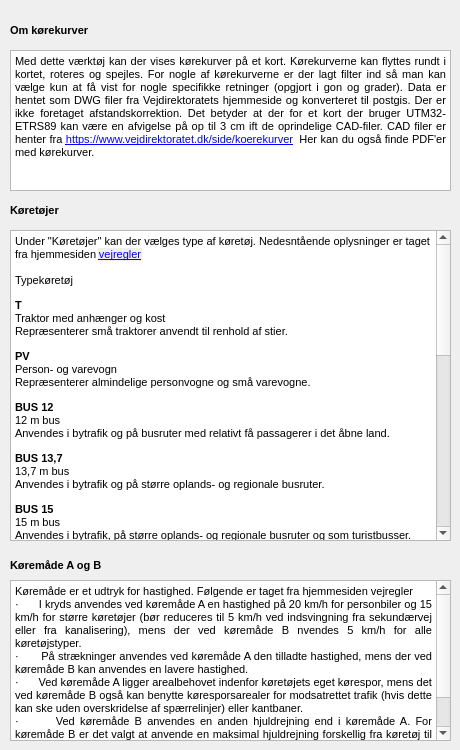
      <widget class="QWidget" name="tab_2">
       <attribute name="title">
        <string>Information</string>
       </attribute>
       <widget class="QTextBrowser" name="textBrowser_2">
        <property name="geometry">
         <rect>
          <x>10</x>
          <y>230</y>
          <width>441</width>
          <height>311</height>
         </rect>
        </property>
        <property name="html">
         <string>&lt;!DOCTYPE HTML PUBLIC &quot;-//W3C//DTD HTML 4.0//EN&quot; &quot;http://www.w3.org/TR/REC-html40/strict.dtd&quot;&gt;
&lt;html&gt;&lt;head&gt;&lt;meta name=&quot;qrichtext&quot; content=&quot;1&quot; /&gt;&lt;style type=&quot;text/css&quot;&gt;
p, li { white-space: pre-wrap; }
&lt;/style&gt;&lt;/head&gt;&lt;body style=&quot; font-family:'MS Shell Dlg 2'; font-size:10pt; font-weight:400; font-style:normal;&quot;&gt;
&lt;p style=&quot; margin-top:0px; margin-bottom:0px; margin-left:0px; margin-right:0px; -qt-block-indent:0; text-indent:0px;&quot;&gt;&lt;span style=&quot; font-family:'Helvetica','sans-serif'; font-size:8.5pt; color:#000000;&quot;&gt;Under &amp;quot;Køretøjer&amp;quot; kan der vælges type af køretøj. Nedesntående oplysninger er taget fra hjemmesiden&lt;/span&gt;&lt;span style=&quot; font-size:7.8pt;&quot;&gt; &lt;/span&gt;&lt;a href=&quot;http://vejregler.lovportaler.dk/ShowDoc.aspx?t=%2fV1%2fNavigation%2fTillidsmandssystemer%2fVejregler%2fAnlaegsplanlaegning%2ffaelles+for+by+og+land%2fVejgeometri%2farealbehovskurver%2f&amp;amp;docId=vd20190081-full&quot;&gt;&lt;span style=&quot; font-family:'Helvetica','sans-serif'; font-size:8.5pt; text-decoration: underline; color:#0000ff; background-color:#efefef;&quot;&gt;vejregler&lt;/span&gt;&lt;/a&gt;&lt;span style=&quot; font-size:7.8pt;&quot;&gt; &lt;/span&gt;&lt;/p&gt;
&lt;p style=&quot;-qt-paragraph-type:empty; margin-top:0px; margin-bottom:0px; margin-left:0px; margin-right:0px; -qt-block-indent:0; text-indent:0px; font-size:7.8pt;&quot;&gt;&lt;br /&gt;&lt;/p&gt;
&lt;p style=&quot; margin-top:0px; margin-bottom:0px; margin-left:0px; margin-right:0px; -qt-block-indent:0; text-indent:0px;&quot;&gt;&lt;span style=&quot; font-family:'Helvetica','sans-serif'; font-size:8.5pt; color:#000000;&quot;&gt;Typekøretøj&lt;/span&gt;&lt;span style=&quot; font-size:7.8pt;&quot;&gt; &lt;/span&gt;&lt;/p&gt;
&lt;p style=&quot; margin-top:12px; margin-bottom:0px; margin-left:0px; margin-right:0px; -qt-block-indent:0; text-indent:0px;&quot;&gt;&lt;span style=&quot; font-family:'Helvetica','sans-serif'; font-size:8.5pt; font-weight:600; color:#000000;&quot;&gt;T&lt;/span&gt;&lt;span style=&quot; font-size:7.8pt;&quot;&gt; &lt;/span&gt;&lt;/p&gt;
&lt;p style=&quot; margin-top:0px; margin-bottom:0px; margin-left:0px; margin-right:0px; -qt-block-indent:0; text-indent:0px;&quot;&gt;&lt;span style=&quot; font-family:'Helvetica','sans-serif'; font-size:8.5pt; color:#000000;&quot;&gt;Traktor med anhænger og kost&lt;/span&gt;&lt;span style=&quot; font-size:7.8pt;&quot;&gt; &lt;/span&gt;&lt;/p&gt;
&lt;p style=&quot; margin-top:0px; margin-bottom:0px; margin-left:0px; margin-right:0px; -qt-block-indent:0; text-indent:0px;&quot;&gt;&lt;span style=&quot; font-family:'Helvetica','sans-serif'; font-size:8.5pt; color:#000000;&quot;&gt;Repræsenterer små traktorer anvendt til renhold af stier.&lt;/span&gt;&lt;span style=&quot; font-size:7.8pt;&quot;&gt; &lt;/span&gt;&lt;/p&gt;
&lt;p style=&quot; margin-top:12px; margin-bottom:0px; margin-left:0px; margin-right:0px; -qt-block-indent:0; text-indent:0px;&quot;&gt;&lt;span style=&quot; font-family:'Helvetica','sans-serif'; font-size:8.5pt; font-weight:600; color:#000000;&quot;&gt;PV&lt;/span&gt;&lt;span style=&quot; font-size:7.8pt;&quot;&gt; &lt;/span&gt;&lt;/p&gt;
&lt;p style=&quot; margin-top:0px; margin-bottom:0px; margin-left:0px; margin-right:0px; -qt-block-indent:0; text-indent:0px;&quot;&gt;&lt;span style=&quot; font-family:'Helvetica','sans-serif'; font-size:8.5pt; color:#000000;&quot;&gt;Person- og varevogn&lt;/span&gt;&lt;span style=&quot; font-size:7.8pt;&quot;&gt; &lt;/span&gt;&lt;/p&gt;
&lt;p style=&quot; margin-top:0px; margin-bottom:0px; margin-left:0px; margin-right:0px; -qt-block-indent:0; text-indent:0px;&quot;&gt;&lt;span style=&quot; font-family:'Helvetica','sans-serif'; font-size:8.5pt; color:#000000;&quot;&gt;Repræsenterer almindelige personvogne og små varevogne.&lt;/span&gt;&lt;span style=&quot; font-size:7.8pt;&quot;&gt; &lt;/span&gt;&lt;/p&gt;
&lt;p style=&quot; margin-top:12px; margin-bottom:0px; margin-left:0px; margin-right:0px; -qt-block-indent:0; text-indent:0px;&quot;&gt;&lt;span style=&quot; font-family:'Helvetica','sans-serif'; font-size:8.5pt; font-weight:600; color:#000000;&quot;&gt;BUS 12&lt;/span&gt;&lt;span style=&quot; font-size:7.8pt;&quot;&gt; &lt;/span&gt;&lt;/p&gt;
&lt;p style=&quot; margin-top:0px; margin-bottom:0px; margin-left:0px; margin-right:0px; -qt-block-indent:0; text-indent:0px;&quot;&gt;&lt;span style=&quot; font-family:'Helvetica','sans-serif'; font-size:8.5pt; color:#000000;&quot;&gt;12 m bus&lt;/span&gt;&lt;span style=&quot; font-size:7.8pt;&quot;&gt; &lt;/span&gt;&lt;/p&gt;
&lt;p style=&quot; margin-top:0px; margin-bottom:0px; margin-left:0px; margin-right:0px; -qt-block-indent:0; text-indent:0px;&quot;&gt;&lt;span style=&quot; font-family:'Helvetica','sans-serif'; font-size:8.5pt; color:#000000;&quot;&gt;Anvendes i bytrafik og på busruter med relativt få passagerer i det åbne land.&lt;/span&gt;&lt;span style=&quot; font-size:7.8pt;&quot;&gt; &lt;/span&gt;&lt;/p&gt;
&lt;p style=&quot; margin-top:12px; margin-bottom:0px; margin-left:0px; margin-right:0px; -qt-block-indent:0; text-indent:0px;&quot;&gt;&lt;span style=&quot; font-family:'Helvetica','sans-serif'; font-size:8.5pt; font-weight:600; color:#000000;&quot;&gt;BUS 13,7&lt;/span&gt;&lt;span style=&quot; font-size:7.8pt;&quot;&gt; &lt;/span&gt;&lt;/p&gt;
&lt;p style=&quot; margin-top:0px; margin-bottom:0px; margin-left:0px; margin-right:0px; -qt-block-indent:0; text-indent:0px;&quot;&gt;&lt;span style=&quot; font-family:'Helvetica','sans-serif'; font-size:8.5pt; color:#000000;&quot;&gt;13,7 m bus&lt;/span&gt;&lt;span style=&quot; font-size:7.8pt;&quot;&gt; &lt;/span&gt;&lt;/p&gt;
&lt;p style=&quot; margin-top:0px; margin-bottom:0px; margin-left:0px; margin-right:0px; -qt-block-indent:0; text-indent:0px;&quot;&gt;&lt;span style=&quot; font-family:'Helvetica','sans-serif'; font-size:8.5pt; color:#000000;&quot;&gt;Anvendes i bytrafik og på større oplands- og regionale busruter.&lt;/span&gt;&lt;span style=&quot; font-size:7.8pt;&quot;&gt; &lt;/span&gt;&lt;/p&gt;
&lt;p style=&quot; margin-top:12px; margin-bottom:0px; margin-left:0px; margin-right:0px; -qt-block-indent:0; text-indent:0px;&quot;&gt;&lt;span style=&quot; font-family:'Helvetica','sans-serif'; font-size:8.5pt; font-weight:600; color:#000000;&quot;&gt;BUS 15&lt;/span&gt;&lt;span style=&quot; font-size:7.8pt;&quot;&gt; &lt;/span&gt;&lt;/p&gt;
&lt;p style=&quot; margin-top:0px; margin-bottom:0px; margin-left:0px; margin-right:0px; -qt-block-indent:0; text-indent:0px;&quot;&gt;&lt;span style=&quot; font-family:'Helvetica','sans-serif'; font-size:8.5pt; color:#000000;&quot;&gt;15 m bus&lt;/span&gt;&lt;span style=&quot; font-size:7.8pt;&quot;&gt; &lt;/span&gt;&lt;/p&gt;
&lt;p style=&quot; margin-top:0px; margin-bottom:0px; margin-left:0px; margin-right:0px; -qt-block-indent:0; text-indent:0px;&quot;&gt;&lt;span style=&quot; font-family:'Helvetica','sans-serif'; font-size:8.5pt; color:#000000;&quot;&gt;Anvendes i bytrafik, på større oplands- og regionale busruter og som turistbusser.&lt;/span&gt;&lt;span style=&quot; font-size:7.8pt;&quot;&gt; &lt;/span&gt;&lt;/p&gt;
&lt;p style=&quot; margin-top:12px; margin-bottom:0px; margin-left:0px; margin-right:0px; -qt-block-indent:0; text-indent:0px;&quot;&gt;&lt;span style=&quot; font-family:'Helvetica','sans-serif'; font-size:8.5pt; font-weight:600; color:#000000;&quot;&gt;BUS 25&lt;/span&gt;&lt;span style=&quot; font-size:7.8pt;&quot;&gt; &lt;/span&gt;&lt;/p&gt;
&lt;p style=&quot; margin-top:0px; margin-bottom:0px; margin-left:0px; margin-right:0px; -qt-block-indent:0; text-indent:0px;&quot;&gt;&lt;span style=&quot; font-family:'Helvetica','sans-serif'; font-size:8.5pt; color:#000000;&quot;&gt;25 m flerleddet bus&lt;/span&gt;&lt;span style=&quot; font-size:7.8pt;&quot;&gt; &lt;/span&gt;&lt;/p&gt;
&lt;p style=&quot; margin-top:0px; margin-bottom:0px; margin-left:0px; margin-right:0px; -qt-block-indent:0; text-indent:0px;&quot;&gt;&lt;span style=&quot; font-family:'Helvetica','sans-serif'; font-size:8.5pt; color:#000000;&quot;&gt;Anvendes i bytrafik og på større oplands- og regionale busruter.&lt;/span&gt;&lt;span style=&quot; font-size:7.8pt;&quot;&gt; &lt;/span&gt;&lt;/p&gt;
&lt;p style=&quot; margin-top:12px; margin-bottom:0px; margin-left:0px; margin-right:0px; -qt-block-indent:0; text-indent:0px;&quot;&gt;&lt;span style=&quot; font-family:'Helvetica','sans-serif'; font-size:8.5pt; font-weight:600; color:#000000;&quot;&gt;AUT&lt;/span&gt;&lt;span style=&quot; font-size:7.8pt;&quot;&gt; &lt;/span&gt;&lt;/p&gt;
&lt;p style=&quot; margin-top:0px; margin-bottom:0px; margin-left:0px; margin-right:0px; -qt-block-indent:0; text-indent:0px;&quot;&gt;&lt;span style=&quot; font-family:'Helvetica','sans-serif'; font-size:8.5pt; color:#000000;&quot;&gt;Autocamper&lt;/span&gt;&lt;span style=&quot; font-size:7.8pt;&quot;&gt; &lt;/span&gt;&lt;/p&gt;
&lt;p style=&quot; margin-top:0px; margin-bottom:0px; margin-left:0px; margin-right:0px; -qt-block-indent:0; text-indent:0px;&quot;&gt;&lt;span style=&quot; font-family:'Helvetica','sans-serif'; font-size:8.5pt; color:#000000;&quot;&gt;Repræsenterer autocampere og mellemstore varevogne&lt;/span&gt;&lt;span style=&quot; font-size:7.8pt;&quot;&gt; &lt;/span&gt;&lt;/p&gt;
&lt;p style=&quot; margin-top:12px; margin-bottom:0px; margin-left:0px; margin-right:0px; -qt-block-indent:0; text-indent:0px;&quot;&gt;&lt;span style=&quot; font-family:'Helvetica','sans-serif'; font-size:8.5pt; font-weight:600; color:#000000;&quot;&gt;REN&lt;/span&gt;&lt;span style=&quot; font-size:7.8pt;&quot;&gt; &lt;/span&gt;&lt;/p&gt;
&lt;p style=&quot; margin-top:0px; margin-bottom:0px; margin-left:0px; margin-right:0px; -qt-block-indent:0; text-indent:0px;&quot;&gt;&lt;span style=&quot; font-family:'Helvetica','sans-serif'; font-size:8.5pt; color:#000000;&quot;&gt;Renovationskøretøj/ lastbil 10 m&lt;/span&gt;&lt;span style=&quot; font-size:7.8pt;&quot;&gt; &lt;/span&gt;&lt;/p&gt;
&lt;p style=&quot; margin-top:0px; margin-bottom:0px; margin-left:0px; margin-right:0px; -qt-block-indent:0; text-indent:0px;&quot;&gt;&lt;span style=&quot; font-family:'Helvetica','sans-serif'; font-size:8.5pt; color:#000000;&quot;&gt;Repræsenterer renovationskøretøjer og lastvogne på op til 10 m's længde.&lt;/span&gt;&lt;span style=&quot; font-size:7.8pt;&quot;&gt; &lt;/span&gt;&lt;/p&gt;
&lt;p style=&quot; margin-top:12px; margin-bottom:0px; margin-left:0px; margin-right:0px; -qt-block-indent:0; text-indent:0px;&quot;&gt;&lt;span style=&quot; font-family:'Helvetica','sans-serif'; font-size:8.5pt; font-weight:600; color:#000000;&quot;&gt;LV&lt;/span&gt;&lt;span style=&quot; font-size:7.8pt;&quot;&gt; &lt;/span&gt;&lt;/p&gt;
&lt;p style=&quot; margin-top:0px; margin-bottom:0px; margin-left:0px; margin-right:0px; -qt-block-indent:0; text-indent:0px;&quot;&gt;&lt;span style=&quot; font-family:'Helvetica','sans-serif'; font-size:8.5pt; color:#000000;&quot;&gt;Lastvogn&lt;/span&gt;&lt;span style=&quot; font-size:7.8pt;&quot;&gt; &lt;/span&gt;&lt;/p&gt;
&lt;p style=&quot; margin-top:0px; margin-bottom:0px; margin-left:0px; margin-right:0px; -qt-block-indent:0; text-indent:0px;&quot;&gt;&lt;span style=&quot; font-family:'Helvetica','sans-serif'; font-size:8.5pt; color:#000000;&quot;&gt;Repræsenterer større lastvogne på op til 12 m's længde.&lt;/span&gt;&lt;span style=&quot; font-size:7.8pt;&quot;&gt; &lt;/span&gt;&lt;/p&gt;
&lt;p style=&quot; margin-top:12px; margin-bottom:0px; margin-left:0px; margin-right:0px; -qt-block-indent:0; text-indent:0px;&quot;&gt;&lt;span style=&quot; font-family:'Helvetica','sans-serif'; font-size:8.5pt; font-weight:600; color:#000000;&quot;&gt;PVT&lt;/span&gt;&lt;span style=&quot; font-size:7.8pt;&quot;&gt; &lt;/span&gt;&lt;/p&gt;
&lt;p style=&quot; margin-top:0px; margin-bottom:0px; margin-left:0px; margin-right:0px; -qt-block-indent:0; text-indent:0px;&quot;&gt;&lt;span style=&quot; font-family:'Helvetica','sans-serif'; font-size:8.5pt; color:#000000;&quot;&gt;Påhængsvogntog&lt;/span&gt;&lt;span style=&quot; font-size:7.8pt;&quot;&gt; &lt;/span&gt;&lt;/p&gt;
&lt;p style=&quot; margin-top:0px; margin-bottom:0px; margin-left:0px; margin-right:0px; -qt-block-indent:0; text-indent:0px;&quot;&gt;&lt;span style=&quot; font-family:'Helvetica','sans-serif'; font-size:8.5pt; color:#000000;&quot;&gt;Repræsenterer lastvogne med almindelig anhænger.&lt;/span&gt;&lt;span style=&quot; font-size:7.8pt;&quot;&gt; &lt;/span&gt;&lt;/p&gt;
&lt;p style=&quot; margin-top:12px; margin-bottom:0px; margin-left:0px; margin-right:0px; -qt-block-indent:0; text-indent:0px;&quot;&gt;&lt;span style=&quot; font-family:'Helvetica','sans-serif'; font-size:8.5pt; font-weight:600; color:#000000;&quot;&gt;SVT&lt;/span&gt;&lt;span style=&quot; font-size:7.8pt;&quot;&gt; &lt;/span&gt;&lt;/p&gt;
&lt;p style=&quot; margin-top:0px; margin-bottom:0px; margin-left:0px; margin-right:0px; -qt-block-indent:0; text-indent:0px;&quot;&gt;&lt;span style=&quot; font-family:'Helvetica','sans-serif'; font-size:8.5pt; color:#000000;&quot;&gt;Sættevogntog&lt;/span&gt;&lt;span style=&quot; font-size:7.8pt;&quot;&gt; &lt;/span&gt;&lt;/p&gt;
&lt;p style=&quot; margin-top:0px; margin-bottom:0px; margin-left:0px; margin-right:0px; -qt-block-indent:0; text-indent:0px;&quot;&gt;&lt;span style=&quot; font-family:'Helvetica','sans-serif'; font-size:8.5pt; color:#000000;&quot;&gt;Repræsenterer sættevogntog. Sættevogntog har ved svingning og i rundkørsler normalt et større arealbehov end påhængsvogntog.&lt;/span&gt;&lt;span style=&quot; font-size:7.8pt;&quot;&gt; &lt;/span&gt;&lt;/p&gt;
&lt;p style=&quot; margin-top:12px; margin-bottom:0px; margin-left:0px; margin-right:0px; -qt-block-indent:0; text-indent:0px;&quot;&gt;&lt;span style=&quot; font-family:'Helvetica','sans-serif'; font-size:8.5pt; font-weight:600; color:#000000;&quot;&gt;MVT*&lt;/span&gt;&lt;span style=&quot; font-size:7.8pt;&quot;&gt; &lt;/span&gt;&lt;/p&gt;
&lt;p style=&quot; margin-top:0px; margin-bottom:0px; margin-left:0px; margin-right:0px; -qt-block-indent:0; text-indent:0px;&quot;&gt;&lt;span style=&quot; font-family:'Helvetica','sans-serif'; font-size:8.5pt; color:#000000;&quot;&gt;Modulvogntog&lt;/span&gt;&lt;span style=&quot; font-size:7.8pt;&quot;&gt; &lt;/span&gt;&lt;/p&gt;
&lt;p style=&quot; margin-top:0px; margin-bottom:0px; margin-left:0px; margin-right:0px; -qt-block-indent:0; text-indent:0px;&quot;&gt;&lt;span style=&quot; font-family:'Helvetica','sans-serif'; font-size:8.5pt; color:#000000;&quot;&gt;Repræsenterer et op til 25,25 m langt vogntog koblet sammen af 2 eller 3 standard køretøjsenheder (lastbil, anhænger, trækker, sættevogn eller kærre).&lt;/span&gt;&lt;span style=&quot; font-size:7.8pt;&quot;&gt; &lt;/span&gt;&lt;/p&gt;
&lt;p style=&quot; margin-top:12px; margin-bottom:0px; margin-left:0px; margin-right:0px; -qt-block-indent:0; text-indent:0px;&quot;&gt;&lt;span style=&quot; font-family:'Helvetica','sans-serif'; font-size:8.5pt; font-weight:600; color:#000000;&quot;&gt;SK&lt;/span&gt;&lt;span style=&quot; font-size:7.8pt;&quot;&gt; &lt;/span&gt;&lt;/p&gt;
&lt;p style=&quot; margin-top:0px; margin-bottom:0px; margin-left:0px; margin-right:0px; -qt-block-indent:0; text-indent:0px;&quot;&gt;&lt;span style=&quot; font-family:'Helvetica','sans-serif'; font-size:8.5pt; color:#000000;&quot;&gt;Specialkøretøj&lt;/span&gt;&lt;span style=&quot; font-size:7.8pt;&quot;&gt; &lt;/span&gt;&lt;/p&gt;
&lt;p align=&quot;justify&quot; style=&quot; margin-top:0px; margin-bottom:0px; margin-left:0px; margin-right:0px; -qt-block-indent:0; text-indent:0px;&quot;&gt;&lt;span style=&quot; font-family:'Helvetica','sans-serif'; font-size:8.5pt; color:#000000;&quot;&gt;Repræsenterer specialkøretøjer med en længde på 22 m, når køretøjet har fast bagaksel, 26 m, når køretøjet har automatisk tvangsstyrede aksler og 30 m, når køretøjet har manuelt tvangsstyrede aksler (Den forreste aksel kan dog være uden tvangsstyring). Arealbehovet for de tre ovennævnte er stort set ens.&lt;/span&gt;&lt;span style=&quot; font-size:7.8pt;&quot;&gt; &lt;/span&gt;&lt;/p&gt;&lt;/body&gt;&lt;/html&gt;</string>
        </property>
       </widget>
       <widget class="QLabel" name="label_10">
        <property name="geometry">
         <rect>
          <x>10</x>
          <y>200</y>
          <width>71</width>
          <height>21</height>
         </rect>
        </property>
        <property name="font">
         <font>
          <pointsize>8</pointsize>
          <weight>75</weight>
          <bold>true</bold>
         </font>
        </property>
        <property name="text">
         <string>Køretøjer</string>
        </property>
       </widget>
       <widget class="QTextBrowser" name="textBrowser">
        <property name="geometry">
         <rect>
          <x>10</x>
          <y>50</y>
          <width>441</width>
          <height>141</height>
         </rect>
        </property>
        <property name="verticalScrollBarPolicy">
         <enum>Qt::ScrollBarAlwaysOff</enum>
        </property>
        <property name="horizontalScrollBarPolicy">
         <enum>Qt::ScrollBarAlwaysOff</enum>
        </property>
        <property name="html">
         <string>&lt;!DOCTYPE HTML PUBLIC &quot;-//W3C//DTD HTML 4.0//EN&quot; &quot;http://www.w3.org/TR/REC-html40/strict.dtd&quot;&gt;
&lt;html&gt;&lt;head&gt;&lt;meta name=&quot;qrichtext&quot; content=&quot;1&quot; /&gt;&lt;style type=&quot;text/css&quot;&gt;
p, li { white-space: pre-wrap; }
&lt;/style&gt;&lt;/head&gt;&lt;body style=&quot; font-family:'MS Shell Dlg 2'; font-size:10pt; font-weight:400; font-style:normal;&quot;&gt;
&lt;p align=&quot;justify&quot; style=&quot; margin-top:0px; margin-bottom:0px; margin-left:0px; margin-right:0px; -qt-block-indent:0; text-indent:0px;&quot;&gt;&lt;span style=&quot; font-family:'Helvetica','sans-serif'; font-size:8.5pt; color:#000000;&quot;&gt;Med dette værktøj kan der vises kørekurver på et kort. Kørekurverne kan flyttes rundt i kortet, roteres og spejles. For nogle af kørekurverne er der lagt filter ind så man kan vælge kun at få vist for nogle specifikke retninger (opgjort i gon og grader). Data er hentet som DWG filer fra Vejdirektoratets hjemmeside og konverteret til postgis. Der er ikke foretaget afstandskorrektion. Det betyder at der for et kort der bruger UTM32-ETRS89 kan være en afvigelse på op til 3 cm ift de oprindelige CAD-filer. CAD filer er henter fra &lt;/span&gt;&lt;a href=&quot;https://www.vejdirektoratet.dk/side/koerekurver&quot;&gt;&lt;span style=&quot; font-family:'Helvetica','sans-serif'; font-size:8.5pt; text-decoration: underline; color:#0000ff;&quot;&gt;https://www.vejdirektoratet.dk/side/koerekurver&lt;/span&gt;&lt;/a&gt;&lt;span style=&quot; font-size:7.8pt;&quot;&gt;  &lt;/span&gt;&lt;span style=&quot; font-family:'Helvetica','sans-serif'; font-size:8.5pt; color:#000000;&quot;&gt;Her kan du også finde PDF'er med kørekurver.&lt;/span&gt;&lt;span style=&quot; font-size:7.8pt;&quot;&gt; &lt;/span&gt;&lt;/p&gt;&lt;/body&gt;&lt;/html&gt;</string>
        </property>
       </widget>
       <widget class="QLabel" name="label_9">
        <property name="geometry">
         <rect>
          <x>10</x>
          <y>20</y>
          <width>111</width>
          <height>21</height>
         </rect>
        </property>
        <property name="font">
         <font>
          <pointsize>8</pointsize>
          <weight>75</weight>
          <bold>true</bold>
         </font>
        </property>
        <property name="text">
         <string>Om kørekurver</string>
        </property>
       </widget>
       <widget class="QLabel" name="label_8">
        <property name="geometry">
         <rect>
          <x>10</x>
          <y>550</y>
          <width>141</width>
          <height>31</height>
         </rect>
        </property>
        <property name="font">
         <font>
          <pointsize>8</pointsize>
          <weight>75</weight>
          <bold>true</bold>
         </font>
        </property>
        <property name="text">
         <string>Køremåde A og B</string>
        </property>
       </widget>
       <widget class="QTextBrowser" name="textBrowser_3">
        <property name="geometry">
         <rect>
          <x>10</x>
          <y>580</y>
          <width>441</width>
          <height>161</height>
         </rect>
        </property>
        <property name="html">
         <string>&lt;!DOCTYPE HTML PUBLIC &quot;-//W3C//DTD HTML 4.0//EN&quot; &quot;http://www.w3.org/TR/REC-html40/strict.dtd&quot;&gt;
&lt;html&gt;&lt;head&gt;&lt;meta name=&quot;qrichtext&quot; content=&quot;1&quot; /&gt;&lt;style type=&quot;text/css&quot;&gt;
p, li { white-space: pre-wrap; }
&lt;/style&gt;&lt;/head&gt;&lt;body style=&quot; font-family:'MS Shell Dlg 2'; font-size:10pt; font-weight:400; font-style:normal;&quot;&gt;
&lt;p align=&quot;justify&quot; style=&quot; margin-top:0px; margin-bottom:0px; margin-left:0px; margin-right:0px; -qt-block-indent:0; text-indent:0px;&quot;&gt;&lt;span style=&quot; font-family:'Helvetica','sans-serif'; font-size:8.5pt; color:#000000;&quot;&gt;Køremåde er et udtryk for hastighed. Følgende er taget fra hjemmesiden vejregler&lt;/span&gt;&lt;span style=&quot; font-size:7.8pt;&quot;&gt; &lt;/span&gt;&lt;/p&gt;
&lt;p align=&quot;justify&quot; style=&quot; margin-top:0px; margin-bottom:0px; margin-left:0px; margin-right:0px; -qt-block-indent:0; text-indent:0px;&quot;&gt;&lt;span style=&quot; font-family:'Symbol'; font-size:8.5pt; color:#000000;&quot;&gt;·&lt;/span&gt;&lt;span style=&quot; font-family:'Times New Roman'; font-size:7pt; color:#000000;&quot;&gt;        &lt;/span&gt;&lt;span style=&quot; font-family:'Helvetica','sans-serif'; font-size:8.5pt; color:#000000;&quot;&gt;I kryds anvendes ved køremåde A en hastighed på 20 km/h for personbiler og 15 km/h for større køretøjer (bør reduceres til 5 km/h ved indsvingning fra sekundærvej eller fra kanalisering), mens der ved køremåde B nvendes 5 km/h for alle køretøjstyper.&lt;/span&gt;&lt;span style=&quot; font-size:7.8pt;&quot;&gt; &lt;/span&gt;&lt;/p&gt;
&lt;p align=&quot;justify&quot; style=&quot; margin-top:0px; margin-bottom:0px; margin-left:0px; margin-right:0px; -qt-block-indent:0; text-indent:0px;&quot;&gt;&lt;span style=&quot; font-family:'Symbol'; font-size:8.5pt; color:#000000;&quot;&gt;·&lt;/span&gt;&lt;span style=&quot; font-family:'Times New Roman'; font-size:7pt; color:#000000;&quot;&gt;        &lt;/span&gt;&lt;span style=&quot; font-family:'Helvetica','sans-serif'; font-size:8.5pt; color:#000000;&quot;&gt;På strækninger anvendes ved køremåde A den tilladte hastighed, mens der ved køremåde B kan anvendes en lavere hastighed.&lt;/span&gt;&lt;span style=&quot; font-size:7.8pt;&quot;&gt; &lt;/span&gt;&lt;/p&gt;
&lt;p align=&quot;justify&quot; style=&quot; margin-top:0px; margin-bottom:0px; margin-left:0px; margin-right:0px; -qt-block-indent:0; text-indent:0px;&quot;&gt;&lt;span style=&quot; font-family:'Symbol'; font-size:8.5pt; color:#000000;&quot;&gt;·&lt;/span&gt;&lt;span style=&quot; font-family:'Times New Roman'; font-size:7pt; color:#000000;&quot;&gt;        &lt;/span&gt;&lt;span style=&quot; font-family:'Helvetica','sans-serif'; font-size:8.5pt; color:#000000;&quot;&gt;Ved køremåde A ligger arealbehovet indenfor køretøjets eget kørespor, mens det ved køremåde B også kan benytte køresporsarealer for modsatrettet trafik (hvis dette kan ske uden overskridelse af spærrelinjer) eller kantbaner.&lt;/span&gt;&lt;span style=&quot; font-size:7.8pt;&quot;&gt; &lt;/span&gt;&lt;/p&gt;
&lt;p align=&quot;justify&quot; style=&quot; margin-top:0px; margin-bottom:0px; margin-left:0px; margin-right:0px; -qt-block-indent:0; text-indent:0px;&quot;&gt;&lt;span style=&quot; font-family:'Symbol'; font-size:8.5pt; color:#000000;&quot;&gt;·&lt;/span&gt;&lt;span style=&quot; font-family:'Times New Roman'; font-size:7pt; color:#000000;&quot;&gt;        &lt;/span&gt;&lt;span style=&quot; font-family:'Helvetica','sans-serif'; font-size:8.5pt; color:#000000;&quot;&gt;Ved køremåde B anvendes en anden hjuldrejning end i køremåde A. For køremåde B er det valgt at anvende en maksimal hjuldrejning forskellig fra køretøj til køretøj, som tager udgangspunkt i, hvor meget køretøjerne kan dreje. Forhold omkring hjuldrejning er nærmere beskrevet i håndbogen ”Grundlag for udformning af trafikarealer.”&lt;/span&gt;&lt;span style=&quot; font-size:7.8pt;&quot;&gt; &lt;/span&gt;&lt;/p&gt;&lt;/body&gt;&lt;/html&gt;</string>
        </property>
       </widget>
      </widget>
